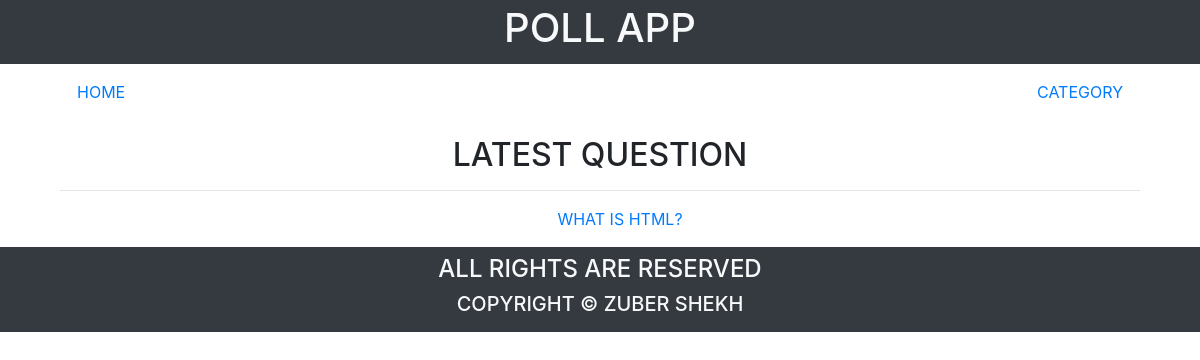
/polls/, run on an earlier commit of the app's database.
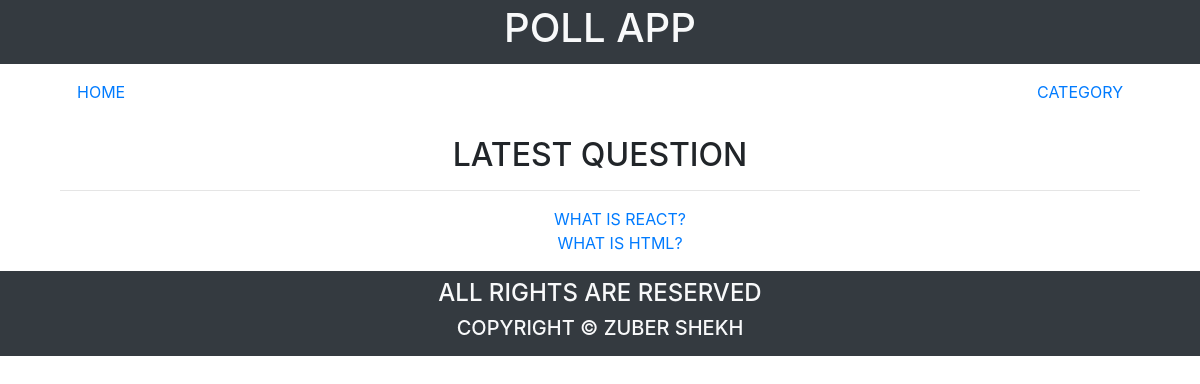
And on a later commit of the database.
### polls/models.py (models this page shows)
class Question(models.Model):
    category = models.ForeignKey('Category',on_delete=models.CASCADE,null=True)
    tags = models.ManyToManyField(Tag,null=True)
    question_text = models.CharField(max_length=200)
    pub_date = models.DateTimeField('date published')
    def __str__(self):
        return f'{self.question_text}'

### polls/views.py (the view)
# urls.py: path('',views.index,name='index'),
def index(request):
    latest_question_list = Question.objects.order_by('-pub_date')[:5]
    context = {
        'latest_question_list':latest_question_list,
    }
    return render(request,'polls/index.html',context)

### polls/templates/polls/index.html
{% extends 'polls/base.html' %}
{% block content %}
<section class="container">
    <div class="row">
        <div class="col-md-12">
            <section class="text-uppercase text-center">
                <h2>latest question</h2>
                <hr>
                {% if latest_question_list %}
                    <ul style="list-style: none;">
                        {% for question in latest_question_list %}
                            <li><a href="{% url 'polls:detail' question.id %}">{{question}}</a></li>
                        {% endfor %}
                    </ul>
                {% else %}
                    <p>no polls are available</p>
                {% endif %}
            </section>
        </div>
    </div>
    </section>
{% endblock content %}

What changed in the data, as far as the page shows it:
added Question: question_text "WHAT IS REACT?"
